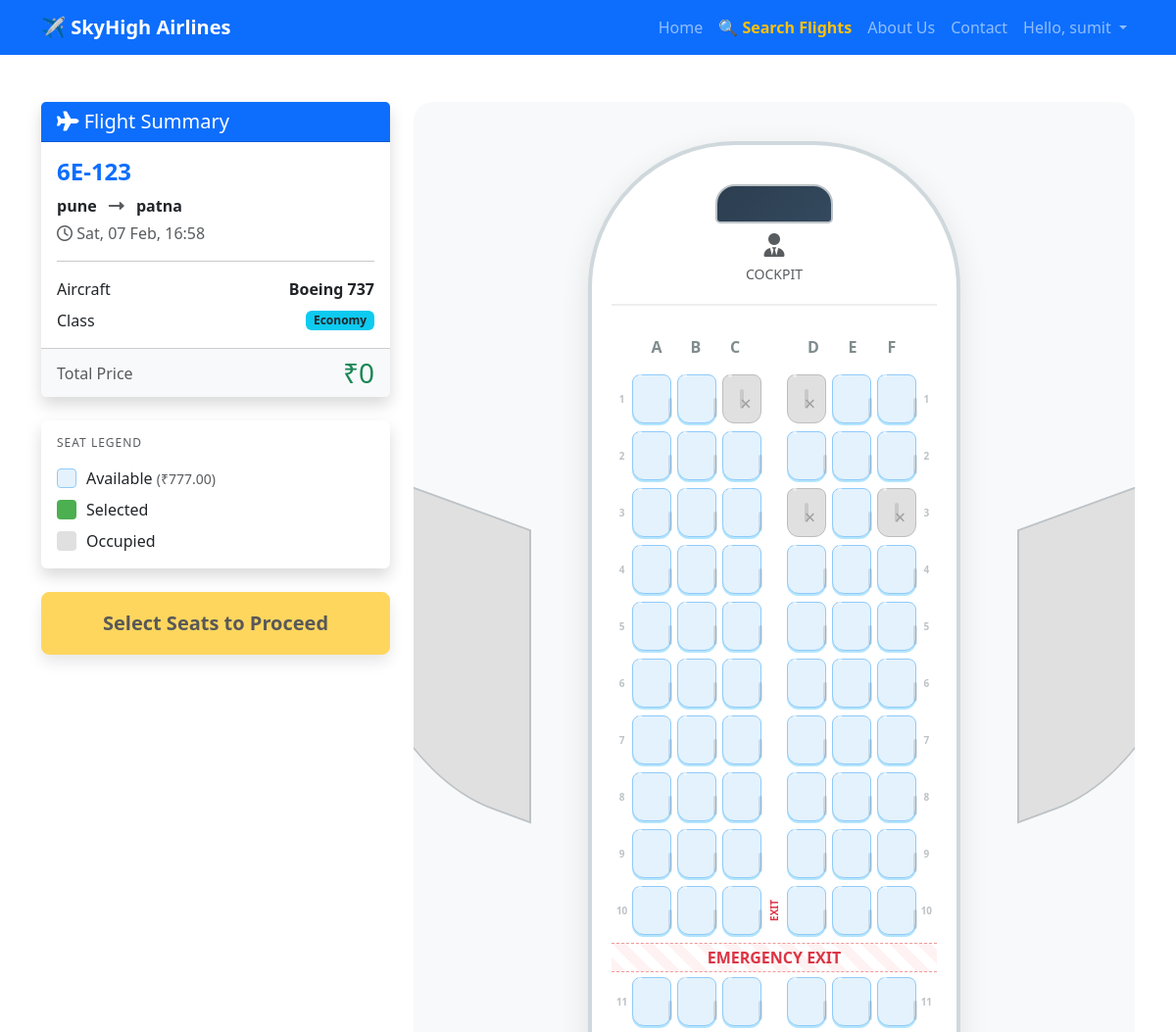
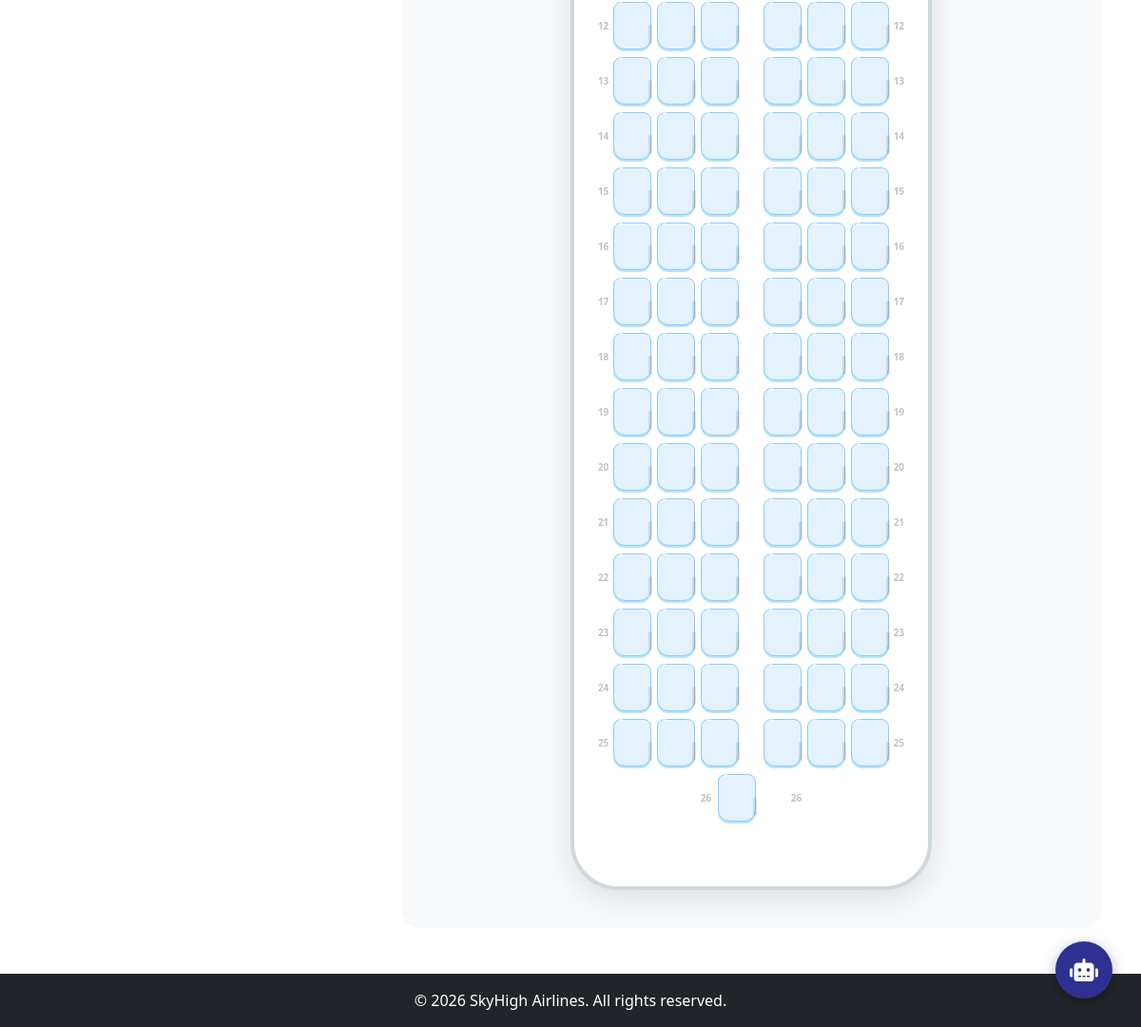
Page /book/2/seats/ (signed in) on the committed database (2 pictures, top to bottom).
### core/models.py (models this page shows, shortened)
class User(AbstractUser):
    IS_CUSTOMER = 'customer'
    IS_STAFF = 'staff'
    IS_ADMIN = 'admin'
    ROLE_CHOICES = [
        (IS_CUSTOMER, 'Passenger'),
        (IS_STAFF, 'Airline Staff'),
        (IS_ADMIN, 'Administrator'),
    ]
    role = models.CharField(max_length=20, choices=ROLE_CHOICES, default=IS_CUSTOMER)
    phone_number = models.CharField(max_length=15, blank=True) # [cite: 31]

class Flight(models.Model):
    STATUS_CHOICES = [
        ('ON TIME', 'On Time'),
        ('DELAYED', 'Delayed'),
        ('BOARDING', 'Boarding'),
        ('DEPARTED', 'Departed'),
        ('CANCELLED', 'Cancelled'),
    ]
    flight_number = models.CharField(max_length=20, unique=True)
    aircraft = models.ForeignKey(Aircraft, on_delete=models.CASCADE)
    origin = models.CharField(max_length=100)
    destination = models.CharField(max_length=100)
    departure_time = models.DateTimeField()
    arrival_time = models.DateTimeField()
    base_price = models.DecimalField(max_digits=10, decimal_places=2)
    status = models.CharField(max_length=20, choices=STATUS_CHOICES, default='ON TIME')
    gate = models.CharField(max_length=10, default='-')

class Aircraft(models.Model):
    code = models.CharField(max_length=20, unique=True)
    name = models.CharField(max_length=100)
    total_economy_seats = models.IntegerField()
    total_business_seats = models.IntegerField()

### core/views.py (the view, shortened to what this page needs)
# urls.py: path('book/<int:flight_id>/seats/', views.book_flight_seats, name='book_flight_seats'),
@login_required(login_url='login')
def book_flight_seats(request, flight_id):
    flight = get_object_or_404(Flight, id=flight_id)
    booked_seats = Reservation.objects.filter(flight=flight, status='CONFIRMED').values_list('seat_number', flat=True)
    total_seats = flight.aircraft.total_economy_seats
    rows = (total_seats // 6) + (1 if total_seats % 6 > 0 else 0)
    seat_map = []
    seat_letters = ['A', 'B', 'C', 'D', 'E', 'F']
    current_seat_count = 0
    for row in range(1, rows + 1):
        row_seats = []
        for letter in seat_letters:
            current_seat_count += 1
            if current_seat_count > total_seats:
                break
            seat_label = f"{row}{letter}"
            is_booked = seat_label in booked_seats
            row_seats.append({
                'label': seat_label,
                'is_booked': is_booked
            })
        seat_map.append({'row_num': row, 'seats': row_seats})
    return render(request, 'public/booking_seat_select.html', {
        'flight': flight,
        'seat_map': seat_map
    })

### core/templates/public/booking_seat_select.html (shortened to what this page needs)
{% extends 'base_public.html' %}
{% block content %}
<link href="https://cdnjs.cloudflare.com/ajax/libs/font-awesome/6.0.0/css/all.min.css" rel="stylesheet">
<div class="container my-5">
    <div class="row">
        <div class="col-lg-4 mb-4">
            <div class="card shadow border-0 mb-4">
                <div class="card-header bg-primary text-white">
                    <h5 class="mb-0"><i class="fas fa-plane"></i> Flight Summary</h5>
                </div>
                <div class="card-body">
                    <h4 class="fw-bold text-primary">{{ flight.flight_number }}</h4>
                    <p class="mb-1 fw-bold">{{ flight.origin }} <i class="fas fa-long-arrow-alt-right mx-2 text-muted"></i> {{ flight.destination }}</p>
                    <p class="text-muted"><i class="far fa-clock"></i> {{ flight.departure_time|date:"D, d M, H:i" }}</p>
                    <hr>
                    <div class="d-flex justify-content-between align-items-center">
                        <span>Aircraft</span>
                        <span class="fw-bold">{{ flight.aircraft.name }}</span>
                    </div>
                    <div class="d-flex justify-content-between align-items-center mt-2">
                        <span>Class</span>
                        <span class="badge bg-info text-dark">Economy</span>
                    </div>
                </div>
                <div class="card-footer bg-light">
                     <div class="d-flex justify-content-between align-items-center">
                        <span class="text-muted">Total Price</span>
                        <h3 class="text-success mb-0" id="priceDisplay">₹0</h3>
                    </div>
                </div>
            </div>
            <div class="card shadow border-0">
                <div class="card-body">
                    <h6 class="text-uppercase text-muted mb-3" style="font-size: 12px; letter-spacing: 1px;">Seat Legend</h6>
                    <div class="d-flex align-items-center mb-2">
                        <div class="legend-box available"></div>
                        <span>Available <small class="text-muted">(₹{{ flight.base_price }})</small></span>
                    </div>
                    <div class="d-flex align-items-center mb-2">
                        <div class="legend-box selected"></div>
                        <span>Selected</span>
                    </div>
                    <div class="d-flex align-items-center">
                        <div class="legend-box booked"></div>
                        <span>Occupied</span>
                    </div>
                </div>
            </div>
            <form method="post" id="seatForm" class="mt-4">
                <button type="submit" class="btn btn-warning w-100 btn-lg shadow fw-bold p-3" id="nextBtn" disabled>
                    Select Seats to Proceed
                </button>
            </form>
        </div>
        <div class="col-lg-8">
            <div class="plane-container">
                <div class="wing left-wing"></div>
                <div class="wing right-wing"></div>
                <div class="fuselage">
                    <div class="cockpit">
                        <div class="window"></div>
                        <i class="fas fa-user-tie text-muted" style="font-size: 24px;"></i>
                        <small class="d-block text-muted mt-1">COCKPIT</small>
                    </div>
                    <div class="cabin">
                        <div class="row-labels mb-3">
                            <span>A</span><span>B</span><span>C</span>
                            <span class="aisle-spacer"></span>
                            <span>D</span><span>E</span><span>F</span>
                        </div>
                        {% for row in seat_map %}
                            <div class="seat-row {% if forloop.counter == 10 or forloop.counter == 11 %}exit-row{% endif %}">
                                <div class="row-number">{{ row.row_num }}</div>
                                <div class="seat-group">
                                    {% for seat in row.seats|slice:":3" %}
                                        <div class="seat-wrapper" data-bs-toggle="tooltip" title="Seat {{ seat.label }}">
                                            <label for="seat-{{ seat.label }}" class="seat-label {% if seat.is_booked %}booked{% endif %}">
                                            </label>
                                        </div>
                                    {% endfor %}
                                </div>
                                <div class="aisle">
                                    {% if forloop.counter == 10 %}
                                        <small class="text-danger fw-bold" style="font-size: 10px; writing-mode: vertical-rl; transform: rotate(180deg);">EXIT</small>
                                    {% endif %}
                                </div>
                                <div class="seat-group">
                                    {% for seat in row.seats|slice:"3:" %}
                                        <div class="seat-wrapper" data-bs-toggle="tooltip" title="Seat {{ seat.label }}">
                                            <label for="seat-{{ seat.label }}" class="seat-label {% if seat.is_booked %}booked{% endif %}">
                                            </label>
                                        </div>
                                    {% endfor %}
                                </div>
                                <div class="row-number">{{ row.row_num }}</div>
                            </div>
                            {% if forloop.counter == 10 %}
                                <div class="exit-row-gap">
                                    <span class="text-danger fw-bold">EMERGENCY EXIT</span>
                                </div>
                            {% endif %}
                        {% endfor %}
                    </div>
                </div>
            </div>
        </div>
    </div>
</div>
{% endblock %}

### core/templates/base_public.html (shortened to what this page needs)
<!DOCTYPE html>
<html lang="en">
<head>
    <link href="https://cdn.jsdelivr.net/npm/bootstrap@5.3.0/dist/css/bootstrap.min.css" rel="stylesheet">
    <link href="https://cdnjs.cloudflare.com/ajax/libs/font-awesome/6.0.0/css/all.min.css" rel="stylesheet">
</head>
<body class="d-flex flex-column min-vh-100">
    <nav class="navbar navbar-expand-lg navbar-dark bg-primary sticky-top">
        <div class="container">
            <a class="navbar-brand fw-bold" href="{% url 'home' %}">✈️ SkyHigh Airlines</a>
            <div class="collapse navbar-collapse" id="navbarNav">
                <ul class="navbar-nav ms-auto">
                    <li class="nav-item"><a class="nav-link" href="{% url 'home' %}">Home</a></li>
                    <li class="nav-item"><a class="nav-link fw-bold text-warning" href="{% url 'search_flights' %}">🔍 Search Flights</a></li>
                    <li class="nav-item"><a class="nav-link" href="{% url 'about' %}">About Us</a></li>
                    <li class="nav-item"><a class="nav-link" href="{% url 'contact' %}">Contact</a></li>
                    {% if user.is_authenticated %}
                        <li class="nav-item dropdown">
                            <a class="nav-link dropdown-toggle" href="#" id="navbarDropdown" role="button" data-bs-toggle="dropdown">
                                Hello, {{ user.username }}
                            </a>
                        </li>
                    {% endif %}
                </ul>
            </div>
        </div>
    </nav>
    <main>
        {% block content %}{% endblock %}
    </main>
    <button class="chat-widget-btn" onclick="toggleChat()">
        <i class="fas fa-robot"></i>
    </button>
    <footer class="bg-dark text-white text-center py-3 mt-auto">
        <div class="container">
            <p class="mb-0">&copy; 2026 SkyHigh Airlines. All rights reserved.</p>
        </div>
    </footer>
</body>
</html>

### core/templates/base_public.html (style rules this page uses)
.chat-widget-btn { position: fixed; bottom: 30px; right: 30px; width: 60px; height: 60px; background-color: #2e3192; color: white; border-radius: 50%; border: none; box-shadow: 0 4px 15px rgba(0,0,0,0.3); font-size: 24px; cursor: pointer; z-index: 1000; transition: all 0.3s; }

### core/templates/public/booking_seat_select.html (style rules this page uses)
:root { --seat-available: #e3f2fd; --seat-available-border: #90caf9; --seat-selected: #4caf50; --seat-booked: #e0e0e0; --seat-booked-icon: #9e9e9e; --fuselage-bg: #fff; --fuselage-border: #cfd8dc; }
.plane-container { position: relative; padding: 40px 60px; display: flex; justify-content: center; background-color: #f8f9fa; border-radius: 20px; overflow: hidden; }
.wing { position: absolute; width: 200px; height: 300px; background-color: #e0e0e0; border: 2px solid #bdc3c7; z-index: 1; top: 400px; }
.left-wing { left: -80px; transform: skewY(20deg); border-radius: 0 0 0 80%; }
.right-wing { right: -80px; transform: skewY(-20deg); border-radius: 0 0 80% 0; }
.fuselage { position: relative; width: 380px; background-color: var(--fuselage-bg); border: 4px solid var(--fuselage-border); border-radius: 150px 150px 50px 50px; padding: 40px 20px 60px 20px; z-index: 2; box-shadow: 0 10px 30px rgba(0,0,0,0.1); }
.cockpit { text-align: center; margin-bottom: 30px; border-bottom: 2px solid #eee; padding-bottom: 20px; }
.cockpit .window { width: 120px; height: 40px; background: #2c3e50; margin: 0 auto 10px auto; border-radius: 20px 20px 5px 5px; background: linear-gradient(135deg, #2c3e50 0%, #34495e 100%); border: 2px solid #bdc3c7; }
.row-labels { display: flex; justify-content: center; margin-bottom: 10px; font-weight: bold; color: #7f8c8d; }
.row-labels span { width: 40px; text-align: center; }
.aisle-spacer { width: 30px; }
.seat-row { display: flex; justify-content: center; align-items: center; margin-bottom: 8px; }
.seat-group { display: flex; gap: 6px; }
.aisle { width: 30px; display: flex; justify-content: center; align-items: center; }
.row-number { width: 25px; text-align: center; font-size: 10px; color: #bdc3c7; font-weight: bold; }
.seat-wrapper { position: relative; }
.seat-label { display: block; width: 40px; height: 50px; background-color: var(--seat-available); border: 1px solid var(--seat-available-border); border-radius: 8px 8px 12px 12px; cursor: pointer; position: relative; transition: all 0.2s; box-shadow: 0 2px 0 #b3e5fc; }
.seat-label::before, .seat-label::after { content: ''; position: absolute; bottom: 5px; width: 4px; height: 20px; background-color: rgba(0,0,0,0.1); border-radius: 2px; }
.seat-label::before { left: -2px; }
.seat-label::after { right: -2px; }
.seat-label::before { content: ''; position: absolute; top: -4px; left: 5px; right: 5px; height: 6px; background-color: rgba(255,255,255,0.5); border-radius: 4px; z-index: 1; }
.seat-label.booked { background-color: var(--seat-booked); border-color: #bdbdbd; box-shadow: none; cursor: not-allowed; }
.seat-label.booked::after { content: '×'; position: absolute; top: 50%; left: 50%; transform: translate(-50%, -50%); font-size: 20px; color: var(--seat-booked-icon); }
.legend-box { width: 20px; height: 20px; border-radius: 4px; margin-right: 10px; }
.legend-box.available { background-color: var(--seat-available); border: 1px solid var(--seat-available-border); }
.legend-box.selected { background-color: var(--seat-selected); }
.legend-box.booked { background-color: var(--seat-booked); }
.exit-row-gap { height: 30px; display: flex; align-items: center; justify-content: center; background-image: repeating-linear-gradient( 45deg, rgba(255,0,0,0.05), rgba(255,0,0,0.05) 10px, transparent 10px, transparent 20px ); margin: 5px 0; border-top: 1px dashed #ef9a9a; border-bottom: 1px dashed #ef9a9a; }

### rows in the picture
User: username "sumit"
Flight: flight_number "6E-123", origin "pune", destination "patna", departure_time "Sat, 07 Feb, 16:58", aircraft.name "Boeing 737", base_price "777.00"

### other values in the picture
{{ row.row_num }} "1" "2" "3" "4" "5" "6" "7" "8" "9" "10" "11" "12" "13" "14" "15" "16" "17" "18" "19" "20" "21" "22" "23" "24" "25" "26"
